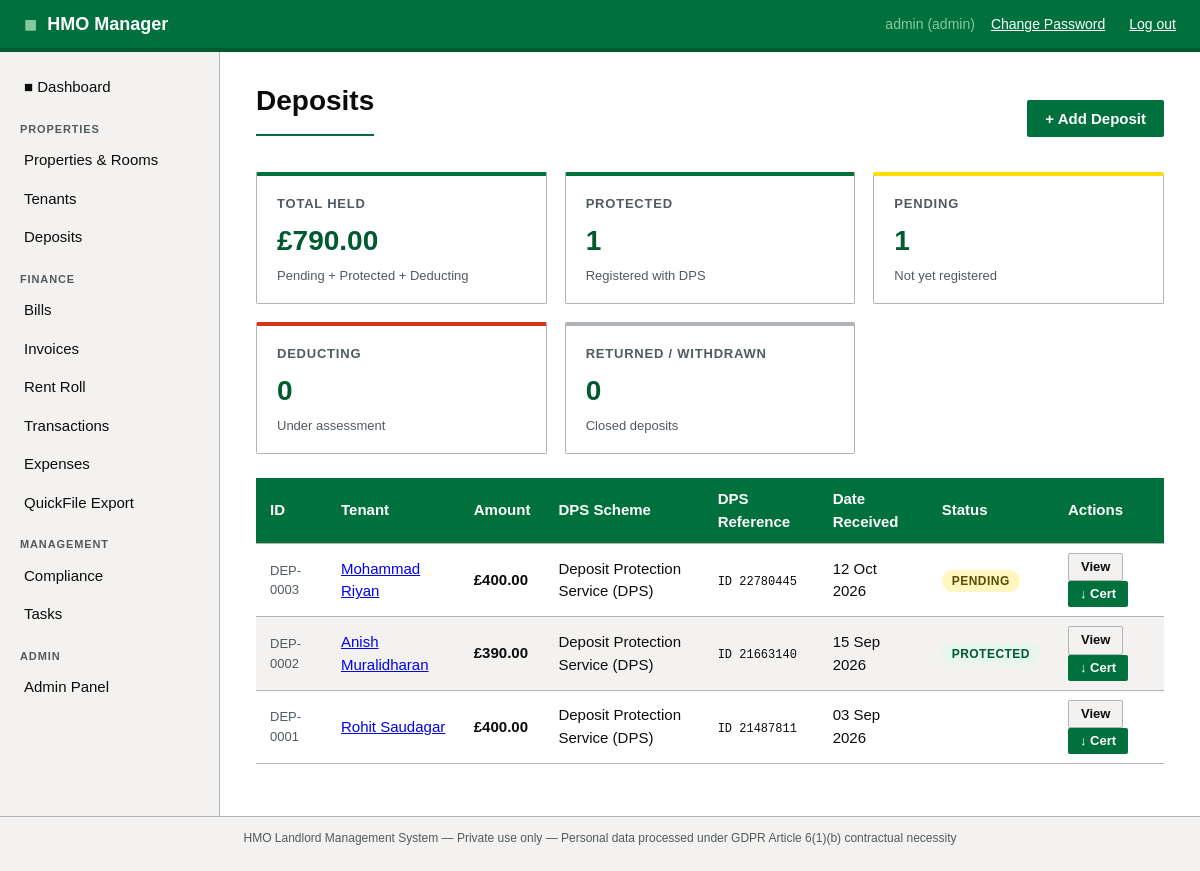
The page /deposits/ (signed in) on the database its author committed.
### app/models.py (models this page shows, shortened)
class User(UserMixin, db.Model):
    __tablename__ = 'users'
    id = db.Column(db.Integer, primary_key=True)
    username = db.Column(db.String(64), unique=True, nullable=False)
    email = db.Column(db.String(120), unique=True, nullable=False)
    password_hash = db.Column(db.String(256), nullable=False)
    role = db.Column(db.String(20), default='landlord')  # admin / landlord / tenant
    is_active = db.Column(db.Boolean, default=True)
    created_at = db.Column(db.DateTime, default=datetime.utcnow)
    properties = db.relationship('Property', backref='owner', lazy='dynamic')
    tenants = db.relationship('Tenant', backref='landlord', lazy='dynamic',
                               foreign_keys='Tenant.user_id')

class Deposit(db.Model):
    __tablename__ = 'deposits'
    id = db.Column(db.Integer, primary_key=True)
    tenant_id = db.Column(db.Integer, db.ForeignKey('tenants.id'), nullable=False)
    contract_id = db.Column(db.Integer, db.ForeignKey('tenant_contracts.id'), nullable=False)
    amount = db.Column(db.Numeric(10, 2), nullable=False)
    dps_scheme = db.Column(db.String(100))
    dps_reference = db.Column(db.String(100))
    date_received = db.Column(db.Date)
    status = db.Column(db.String(20), default='held')  # held / deducting / returned
    deduction_amount = db.Column(db.Numeric(10, 2))
    deduction_reason = db.Column(db.Text)
    amount_returned = db.Column(db.Numeric(10, 2))
    surrender_accepted = db.Column(db.Boolean, default=False)
    surrender_date = db.Column(db.Date)
    returned_date = db.Column(db.Date)
    notes = db.Column(db.Text)

class Tenant(db.Model):
    __tablename__ = 'tenants'
    id = db.Column(db.Integer, primary_key=True)
    user_id = db.Column(db.Integer, db.ForeignKey('users.id'), nullable=False)
    portal_user_id = db.Column(db.Integer, db.ForeignKey('users.id'), nullable=True)
    first_name = db.Column(db.String(100), nullable=False)
    last_name = db.Column(db.String(100), nullable=False)
    email = db.Column(db.String(120))
    phone = db.Column(db.String(30))
    date_of_birth = db.Column(db.Date)
    nationality = db.Column(db.String(100))
    student_status = db.Column(db.String(20))  # Student / Non-student
    student_id = db.Column(db.String(50))
    university = db.Column(db.String(200))
    course_title = db.Column(db.String(200))
    council_tax_ref = db.Column(db.String(100))
    council_tax_number = db.Column(db.String(100))
    right_to_rent_ref = db.Column(db.String(100))
    home_address = db.Column(db.Text)
    home_country = db.Column(db.String(100))
    invoice_account_number = db.Column(db.String(50))
    is_active = db.Column(db.Boolean, default=True)
    has_left = db.Column(db.Boolean, default=False)
    council_informed_in = db.Column(db.Date)
    council_informed_left = db.Column(db.Date)
    rent_balance = db.Column(db.Numeric(10, 2), default=0.00)
    bill_balance = db.Column(db.Numeric(10, 2), default=0.00)
    gdpr_consent = db.Column(db.Boolean, default=False)
    gdpr_consent_date = db.Column(db.DateTime)
    created_at = db.Column(db.DateTime, default=datetime.utcnow)
    contracts = db.relationship('TenantContract', backref='tenant', lazy='dynamic',
                                 foreign_keys='TenantContract.tenant_id')
    deposits = db.relationship('Deposit', backref='tenant', lazy='dynamic')
    transactions = db.relationship('Transaction', backref='tenant', lazy='dynamic')
    tasks = db.relationship('Task', backref='tenant', lazy='dynamic')
    @property
    def full_name(self):
        return f'{self.first_name} {self.last_name}'

### app/deposits/routes.py (the view)
@deposits_bp.route('/')
@login_required
@landlord_required
def index():
    if current_user.role == 'admin':
        deposits = Deposit.query.order_by(Deposit.date_received.desc()).all()
    else:
        deposits = Deposit.query.join(Tenant).filter(
            Tenant.user_id == current_user.id
        ).order_by(Deposit.date_received.desc()).all()
    counts = {s[0]: 0 for s in STATUSES}
    total_held = Decimal('0.00')
    for d in deposits:
        if d.status in counts:
            counts[d.status] += 1
        if d.status in ('pending', 'protected', 'deducting'):
            total_held += Decimal(str(d.amount or 0))
    return render_template('deposits/index.html',
                           deposits=deposits,
                           counts=counts,
                           total_held=total_held,
                           statuses=STATUSES)

### app/templates/deposits/index.html (shortened to what this page needs)
{% extends "base.html" %}
{% block content %}
<div class="flex-between mb-2">
    <h1>Deposits</h1>
    <a href="{{ url_for('deposits.add') }}" class="btn btn-primary">+ Add Deposit</a>
</div>
<div class="card-grid" style="margin-bottom:24px;">
    <div class="card">
        <div class="card-title">Total Held</div>
        <div class="card-value">£{{ '%.2f'|format(total_held) }}</div>
        <div class="card-sub">Pending + Protected + Deducting</div>
    </div>
    <div class="card" style="border-top-color:var(--green-primary);">
        <div class="card-title">Protected</div>
        <div class="card-value">{{ counts.protected }}</div>
        <div class="card-sub">Registered with DPS</div>
    </div>
    <div class="card" style="border-top-color:#fd0;">
        <div class="card-title">Pending</div>
        <div class="card-value">{{ counts.pending }}</div>
        <div class="card-sub">Not yet registered</div>
    </div>
    <div class="card" style="border-top-color:var(--error);">
        <div class="card-title">Deducting</div>
        <div class="card-value">{{ counts.deducting }}</div>
        <div class="card-sub">Under assessment</div>
    </div>
    <div class="card" style="border-top-color:var(--grey-mid);">
        <div class="card-title">Returned / Withdrawn</div>
        <div class="card-value">
            {{ counts.paid + counts.withdrawn }}
        </div>
        <div class="card-sub">Closed deposits</div>
    </div>
</div>
{% if deposits %}
<table>
    <thead>
        <tr>
            <th>ID</th>
            <th>Tenant</th>
            <th>Amount</th>
            <th>DPS Scheme</th>
            <th>DPS Reference</th>
            <th>Date Received</th>
            <th>Status</th>
            <th>Actions</th>
        </tr>
    </thead>
    <tbody>
        {% for dep in deposits %}
        <tr>
            <td style="color:var(--text-secondary); font-size:13px;">
                DEP-{{ '%04d'|format(dep.id) }}
            </td>
            <td>
                <a href="{{ url_for('tenants.view', tenant_id=dep.tenant_id) }}">
                    {{ dep.tenant.full_name }}
                </a>
            </td>
            <td><strong>£{{ '%.2f'|format(dep.amount) }}</strong></td>
            <td>{{ dep.dps_scheme or '—' }}</td>
            <td>
                <code style="font-size:12px;">
                    {{ dep.dps_reference or '—' }}
                </code>
            </td>
            <td>
                {{ dep.date_received.strftime('%d %b %Y')
                   if dep.date_received else '—' }}
            </td>
            <td>
                {% if dep.status == 'protected' %}
                    <span class="badge badge-green">Protected</span>
                {% elif dep.status == 'pending' %}
                    <span class="badge badge-yellow">Pending</span>
                {% elif dep.status == 'deducting' %}
                    <span class="badge badge-red">Deducting</span>
                {% elif dep.status == 'paid' %}
                    <span class="badge badge-grey">Returned</span>
                {% elif dep.status == 'withdrawn' %}
                    <span class="badge badge-red">Withdrawn</span>
                {% endif %}
            </td>
            <td>
                <a href="{{ url_for('deposits.view', deposit_id=dep.id) }}"
                   class="btn btn-secondary btn-sm">View</a>
                <a href="{{ url_for('deposits.certificate', deposit_id=dep.id) }}"
                   class="btn btn-primary btn-sm">&#8595; Cert</a>
            </td>
        </tr>
        {% endfor %}
    </tbody>
</table>
{% endif %}
{% endblock %}

### app/templates/base.html (shortened to what this page needs)
<!DOCTYPE html>
<html lang="en">
<head>
    <link rel="stylesheet" href="{{ url_for('static', filename='css/main.css') }}">
</head>
<body>
<header class="site-header">
    <div class="header-inner">
        <div class="logo">
            <span class="logo-mark">&#9632;</span>
            <span class="logo-text">HMO Manager</span>
        </div>
        {% if current_user.is_authenticated %}
        <nav class="header-nav">
            {% if current_user.role == 'tenant' %}
            <span class="user-info">&#128100; {{ current_user.username }}</span>
            {% else %}
            <span class="user-info">{{ current_user.username }} ({{ current_user.role }})</span>
            {% endif %}
            <a href="{{ url_for('auth.change_password') }}" class="btn-link" style="margin-right:8px;">Change Password</a>
            <a href="{{ url_for('auth.logout') }}" class="btn-link">Log out</a>
        </nav>
        {% endif %}
    </div>
</header>
<div class="layout">
    {% if current_user.is_authenticated %}
    <aside class="sidebar">
        <nav class="sidebar-nav">
            <ul>
            {% if current_user.role == 'tenant' %}
                <li><a href="{{ url_for('portal.index') }}" class="nav-link">&#9632; My Home</a></li>
                <li class="nav-section">My Tenancy</li>
                <li><a href="{{ url_for('portal.profile') }}" class="nav-link">My Details</a></li>
                <li><a href="{{ url_for('portal.contracts') }}" class="nav-link">My Contracts</a></li>
                <li class="nav-section">Finance</li>
                <li><a href="{{ url_for('portal.rent_roll') }}" class="nav-link">My Account</a></li>
                <li><a href="{{ url_for('portal.invoices') }}" class="nav-link">My Invoices</a></li>
                <li class="nav-section">Requests</li>
                <li><a href="{{ url_for('portal.tasks') }}" class="nav-link">My Requests</a></li>
                <li><a href="{{ url_for('portal.add_task') }}" class="nav-link">+ New Request</a></li>
            {% else %}
                <li><a href="{{ url_for('dashboard.index') }}" class="nav-link">&#9632; Dashboard</a></li>
                <li class="nav-section">Properties</li>
                <li><a href="{{ url_for('properties.index') }}" class="nav-link">Properties &amp; Rooms</a></li>
                <li><a href="{{ url_for('tenants.index') }}" class="nav-link">Tenants</a></li>
                <li><a href="{{ url_for('deposits.index') }}" class="nav-link">Deposits</a></li>
                <li class="nav-section">Finance</li>
                <li><a href="{{ url_for('bills.index') }}" class="nav-link">Bills</a></li>
                <li><a href="{{ url_for('invoices.index') }}" class="nav-link">Invoices</a></li>
                <li><a href="{{ url_for('invoices.rent_roll') }}" class="nav-link">Rent Roll</a></li>
                <li><a href="{{ url_for('transactions.index') }}" class="nav-link">Transactions</a></li>
                <li><a href="{{ url_for('expenses.index') }}" class="nav-link">Expenses</a></li>
                <li><a href="{{ url_for('reports.index') }}" class="nav-link">QuickFile Export</a></li>
                <li class="nav-section">Management</li>
                <li><a href="{{ url_for('compliance.index') }}" class="nav-link">Compliance</a></li>
                <li><a href="{{ url_for('tasks.index') }}" class="nav-link">Tasks</a></li>
                {% if current_user.role == 'admin' %}
                <li class="nav-section">Admin</li>
                <li><a href="{{ url_for('admin.index') }}" class="nav-link">Admin Panel</a></li>
                {% endif %}
            {% endif %}
            </ul>
        </nav>
    </aside>
    {% endif %}
    <main class="main-content">
        {% block content %}{% endblock %}
    </main>
</div>
<footer class="site-footer">
    <p>HMO Landlord Management System &mdash; Private use only &mdash;
    Personal data processed under GDPR Article 6(1)(b) contractual necessity</p>
</footer>
</body>
</html>

### rows shown on the page
User: username "admin", role "admin"
Deposit: id "0003", tenant.full_name "Mohammad Riyan", amount "400.00", dps_scheme "Deposit Protection Service (DPS)", dps_reference "ID 22780445", date_received "12 Oct 2026", status "PENDING"
Deposit: id "0002", tenant.full_name "Anish Muralidharan", amount "390.00", dps_scheme "Deposit Protection Service (DPS)", dps_reference "ID 21663140", date_received "15 Sep 2026", status "PROTECTED"
Deposit: id "0001", tenant.full_name "Rohit Saudagar", amount "400.00", dps_scheme "Deposit Protection Service (DPS)", dps_reference "ID 21487811", date_received "03 Sep 2026"

### other values the page prints
{{ '%.2f'|format(total_held) }} "790.00"
{{ counts.protected }} "1"
{{ counts.pending }} "1"
{{ counts.deducting }} "0"
{{ counts.paid + counts.withdrawn }} "0"
